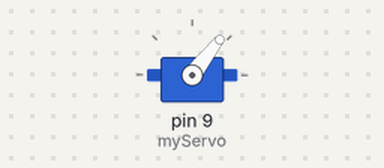
Simulated run of this sketch. Board: Arduino Uno, built with avr-gcc and run on an emulated ATmega328P. On the bench: servo.

Above: at 0.15 s.
At 0.6 s:
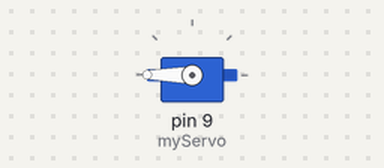
Timing chart, 0 to 2.1 s (numbered marks = the images above):
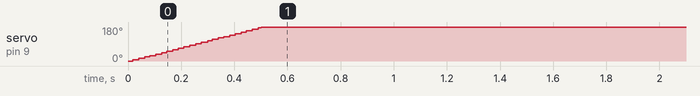

The sketch:

micro_servo.ino
```cpp
#include <Servo.h>
Servo myServo;
unsigned long MOVING_TIME = 500; // moving time is 3 seconds
unsigned long moveStartTime;
int startAngle = 0; // 30°
int stopAngle  = 180; // 90°

void setup() {
  myServo.attach(9);
  moveStartTime = millis(); // start moving

  // TODO: other code
}

void loop() {
  unsigned long progress = millis() - moveStartTime;

  if (progress <= MOVING_TIME) {
    long angle = map(progress, 0, MOVING_TIME, startAngle, stopAngle);
    myServo.write(angle);
  }

  // TODO: other code
}
```

Measured:
- by itself, servo on pin 9 (myServo): moves from 0° to 180° over 0.48 s
